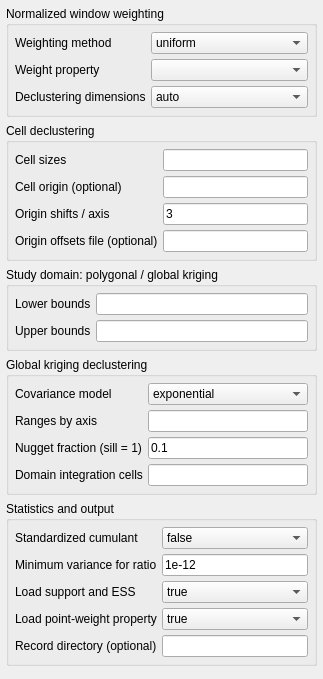
          <widget class="QWidget" name="weighted_tab">
            <attribute name="title">
              <string>Weighted Moment</string>
            </attribute>
            <layout class="QVBoxLayout" name="hosc_layout_28">
              <property name="margin">
                <number>6</number>
              </property>
              <property name="spacing">
                <number>6</number>
              </property>
              <item>
                <widget class="GsTLGroupBox" name="weighted_moment_group">
                  <property name="title">
                    <string>Normalized window weighting</string>
                  </property>
                  <property name="displayed" stdset="0">
                    <bool>true</bool>
                  </property>
                  <layout class="QGridLayout" name="hosc_layout_29">
                    <property name="margin">
                      <number>6</number>
                    </property>
                    <property name="spacing">
                      <number>5</number>
                    </property>
                    <item row="0" column="0">
                      <widget class="QLabel" name="weight_mode_label">
                        <property name="text">
                          <string>Weighting method</string>
                        </property>
                        <property name="toolTip">
                          <string>Source-point weights are normalized over the informed samples in each window.</string>
                        </property>
                      </widget>
                    </item>
                    <item row="0" column="1">
                      <widget class="QComboBox" name="weight_mode">
                        <item>
                          <property name="text">
                            <string>uniform</string>
                          </property>
                        </item>
                        <item>
                          <property name="text">
                            <string>cell_declustering</string>
                          </property>
                        </item>
                        <item>
                          <property name="text">
                            <string>polygonal_declustering</string>
                          </property>
                        </item>
                        <item>
                          <property name="text">
                            <string>kriging_declustering</string>
                          </property>
                        </item>
                        <item>
                          <property name="text">
                            <string>External weights</string>
                          </property>
                        </item>
                        <property name="currentIndex">
                          <number>0</number>
                        </property>
                        <property name="toolTip">
                          <string>Source-point weights are normalized over the informed samples in each window.</string>
                        </property>
                      </widget>
                    </item>
                    <item row="1" column="0">
                      <widget class="QLabel" name="weight_property_label">
                        <property name="text">
                          <string>Weight property</string>
                        </property>
                        <property name="toolTip">
                          <string>External weights only: finite, strictly positive weights on informed source records. Cell, domain and kriging settings are ignored in external mode.</string>
                        </property>
                      </widget>
                    </item>
                    <item row="1" column="1">
                      <widget class="SinglePropertySelector" name="weight_property">
                        <property name="toolTip">
                          <string>External weights only: finite, strictly positive weights on informed source records. Cell, domain and kriging settings are ignored in external mode.</string>
                        </property>
                      </widget>
                    </item>
                    <item row="2" column="0">
                      <widget class="QLabel" name="declustering_dimensions_label">
                        <property name="text">
                          <string>Declustering dimensions</string>
                        </property>
                      </widget>
                    </item>
                    <item row="2" column="1">
                      <widget class="QComboBox" name="declustering_dimensions">
                        <item>
                          <property name="text">
                            <string>auto</string>
                          </property>
                        </item>
                        <item>
                          <property name="text">
                            <string>2</string>
                          </property>
                        </item>
                        <item>
                          <property name="text">
                            <string>3</string>
                          </property>
                        </item>
                        <property name="currentIndex">
                          <number>0</number>
                        </property>
                      </widget>
                    </item>
                  </layout>
                </widget>
              </item>
              <item>
                <widget class="GsTLGroupBox" name="cell_declustering_group">
                  <property name="title">
                    <string>Cell declustering</string>
                  </property>
                  <property name="displayed" stdset="0">
                    <bool>true</bool>
                  </property>
                  <layout class="QGridLayout" name="hosc_layout_30">
                    <property name="margin">
                      <number>6</number>
                    </property>
                    <property name="spacing">
                      <number>5</number>
                    </property>
                    <item row="0" column="0">
                      <widget class="QLabel" name="cell_size_label">
                        <property name="text">
                          <string>Cell sizes</string>
                        </property>
                        <property name="toolTip">
                          <string>One physical size per active axis.</string>
                        </property>
                      </widget>
                    </item>
                    <item row="0" column="1">
                      <widget class="QLineEdit" name="cell_size">
                        <property name="text">
                          <string />
                        </property>
                        <property name="toolTip">
                          <string>One physical size per active axis.</string>
                        </property>
                      </widget>
                    </item>
                    <item row="1" column="0">
                      <widget class="QLabel" name="declustering_origin_label">
                        <property name="text">
                          <string>Cell origin (optional)</string>
                        </property>
                        <property name="toolTip">
                          <string>Empty uses the source-data minima.</string>
                        </property>
                      </widget>
                    </item>
                    <item row="1" column="1">
                      <widget class="QLineEdit" name="declustering_origin">
                        <property name="text">
                          <string />
                        </property>
                        <property name="toolTip">
                          <string>Empty uses the source-data minima.</string>
                        </property>
                      </widget>
                    </item>
                    <item row="2" column="0">
                      <widget class="QLabel" name="shifts_per_axis_label">
                        <property name="text">
                          <string>Origin shifts / axis</string>
                        </property>
                      </widget>
                    </item>
                    <item row="2" column="1">
                      <widget class="QLineEdit" name="shifts_per_axis">
                        <property name="text">
                          <string>3</string>
                        </property>
                      </widget>
                    </item>
                    <item row="3" column="0">
                      <widget class="QLabel" name="origin_offsets_file_label">
                        <property name="text">
                          <string>Origin offsets file (optional)</string>
                        </property>
                        <property name="toolTip">
                          <string>Absolute path; fractional offsets, one row per origin.</string>
                        </property>
                      </widget>
                    </item>
                    <item row="3" column="1">
                      <widget class="QLineEdit" name="origin_offsets_file">
                        <property name="text">
                          <string />
                        </property>
                        <property name="toolTip">
                          <string>Absolute path; fractional offsets, one row per origin.</string>
                        </property>
                      </widget>
                    </item>
                  </layout>
                </widget>
              </item>
              <item>
                <widget class="GsTLGroupBox" name="declustering_domain_group">
                  <property name="title">
                    <string>Study domain: polygonal / global kriging</string>
                  </property>
                  <property name="displayed" stdset="0">
                    <bool>true</bool>
                  </property>
                  <layout class="QGridLayout" name="hosc_layout_31">
                    <property name="margin">
                      <number>6</number>
                    </property>
                    <property name="spacing">
                      <number>5</number>
                    </property>
                    <item row="0" column="0">
                      <widget class="QLabel" name="domain_min_label">
                        <property name="text">
                          <string>Lower bounds</string>
                        </property>
                        <property name="toolTip">
                          <string>Physical coordinates, one bound per active dimension.</string>
                        </property>
                      </widget>
                    </item>
                    <item row="0" column="1">
                      <widget class="QLineEdit" name="domain_min">
                        <property name="text">
                          <string />
                        </property>
                        <property name="toolTip">
                          <string>Physical coordinates, one bound per active dimension.</string>
                        </property>
                      </widget>
                    </item>
                    <item row="1" column="0">
                      <widget class="QLabel" name="domain_max_label">
                        <property name="text">
                          <string>Upper bounds</string>
                        </property>
                      </widget>
                    </item>
                    <item row="1" column="1">
                      <widget class="QLineEdit" name="domain_max">
                        <property name="text">
                          <string />
                        </property>
                      </widget>
                    </item>
                  </layout>
                </widget>
              </item>
              <item>
                <widget class="GsTLGroupBox" name="kriging_declustering_group">
                  <property name="title">
                    <string>Global kriging declustering</string>
                  </property>
                  <property name="displayed" stdset="0">
                    <bool>true</bool>
                  </property>
                  <layout class="QGridLayout" name="hosc_layout_32">
                    <property name="margin">
                      <number>6</number>
                    </property>
                    <property name="spacing">
                      <number>5</number>
                    </property>
                    <item row="0" column="0">
                      <widget class="QLabel" name="kriging_model_label">
                        <property name="text">
                          <string>Covariance model</string>
                        </property>
                      </widget>
                    </item>
                    <item row="0" column="1">
                      <widget class="QComboBox" name="kriging_model">
                        <item>
                          <property name="text">
                            <string>exponential</string>
                          </property>
                        </item>
                        <item>
                          <property name="text">
                            <string>spherical</string>
                          </property>
                        </item>
                        <item>
                          <property name="text">
                            <string>gaussian</string>
                          </property>
                        </item>
                        <property name="currentIndex">
                          <number>0</number>
                        </property>
                      </widget>
                    </item>
                    <item row="1" column="0">
                      <widget class="QLabel" name="kriging_ranges_label">
                        <property name="text">
                          <string>Ranges by axis</string>
                        </property>
                        <property name="toolTip">
                          <string>Physical units. Spherical support; exponential exp(-3h); Gaussian exp(-3h^2).</string>
                        </property>
                      </widget>
                    </item>
                    <item row="1" column="1">
                      <widget class="QLineEdit" name="kriging_ranges">
                        <property name="text">
                          <string />
                        </property>
                        <property name="toolTip">
                          <string>Physical units. Spherical support; exponential exp(-3h); Gaussian exp(-3h^2).</string>
                        </property>
                      </widget>
                    </item>
                    <item row="2" column="0">
                      <widget class="QLabel" name="kriging_nugget_fraction_label">
                        <property name="text">
                          <string>Nugget fraction (sill = 1)</string>
                        </property>
                      </widget>
                    </item>
                    <item row="2" column="1">
                      <widget class="QLineEdit" name="kriging_nugget_fraction">
                        <property name="text">
                          <string>0.1</string>
                        </property>
                      </widget>
                    </item>
                    <item row="3" column="0">
                      <widget class="QLabel" name="kriging_integration_cells_label">
                        <property name="text">
                          <string>Domain integration cells</string>
                        </property>
                        <property name="toolTip">
                          <string>One positive integer per active axis.</string>
                        </property>
                      </widget>
                    </item>
                    <item row="3" column="1">
                      <widget class="QLineEdit" name="kriging_integration_cells">
                        <property name="text">
                          <string />
                        </property>
                        <property name="toolTip">
                          <string>One positive integer per active axis.</string>
                        </property>
                      </widget>
                    </item>
                  </layout>
                </widget>
              </item>
              <item>
                <widget class="GsTLGroupBox" name="window_statistics_output_group">
                  <property name="title">
                    <string>Statistics and output</string>
                  </property>
                  <property name="displayed" stdset="0">
                    <bool>true</bool>
                  </property>
                  <layout class="QGridLayout" name="hosc_layout_33">
                    <property name="margin">
                      <number>6</number>
                    </property>
                    <property name="spacing">
                      <number>5</number>
                    </property>
                    <item row="0" column="0">
                      <widget class="QLabel" name="output_standardized_cumulant_label">
                        <property name="text">
                          <string>Standardized cumulant</string>
                        </property>
                        <property name="toolTip">
                          <string>Cumulant divided by variance^(order/2), using identical samples and weights.</string>
                        </property>
                      </widget>
                    </item>
                    <item row="0" column="1">
                      <widget class="QComboBox" name="output_standardized_cumulant">
                        <item>
                          <property name="text">
                            <string>false</string>
                          </property>
                        </item>
                        <item>
                          <property name="text">
                            <string>true</string>
                          </property>
                        </item>
                        <property name="currentIndex">
                          <number>0</number>
                        </property>
                        <property name="toolTip">
                          <string>Cumulant divided by variance^(order/2), using identical samples and weights.</string>
                        </property>
                      </widget>
                    </item>
                    <item row="1" column="0">
                      <widget class="QLabel" name="variance_epsilon_label">
                        <property name="text">
                          <string>Minimum variance for ratio</string>
                        </property>
                      </widget>
                    </item>
                    <item row="1" column="1">
                      <widget class="QLineEdit" name="variance_epsilon">
                        <property name="text">
                          <string>1e-12</string>
                        </property>
                      </widget>
                    </item>
                    <item row="2" column="0">
                      <widget class="QLabel" name="output_diagnostics_label">
                        <property name="text">
                          <string>Load support and ESS</string>
                        </property>
                      </widget>
                    </item>
                    <item row="2" column="1">
                      <widget class="QComboBox" name="output_diagnostics">
                        <item>
                          <property name="text">
                            <string>true</string>
                          </property>
                        </item>
                        <item>
                          <property name="text">
                            <string>false</string>
                          </property>
                        </item>
                        <property name="currentIndex">
                          <number>0</number>
                        </property>
                      </widget>
                    </item>
                    <item row="3" column="0">
                      <widget class="QLabel" name="output_point_weights_label">
                        <property name="text">
                          <string>Load point-weight property</string>
                        </property>
                      </widget>
                    </item>
                    <item row="3" column="1">
                      <widget class="QComboBox" name="output_point_weights">
                        <item>
                          <property name="text">
                            <string>true</string>
                          </property>
                        </item>
                        <item>
                          <property name="text">
                            <string>false</string>
                          </property>
                        </item>
                        <property name="currentIndex">
                          <number>0</number>
                        </property>
                      </widget>
                    </item>
                    <item row="4" column="0">
                      <widget class="QLabel" name="audit_output_directory_label">
                        <property name="text">
                          <string>Record directory (optional)</string>
                        </property>
                        <property name="toolTip">
                          <string>Existing directory; empty uses the Windows temporary directory.</string>
                        </property>
                      </widget>
                    </item>
                    <item row="4" column="1">
                      <widget class="QLineEdit" name="audit_output_directory">
                        <property name="text">
                          <string />
                        </property>
                        <property name="toolTip">
                          <string>Existing directory; empty uses the Windows temporary directory.</string>
                        </property>
                      </widget>
                    </item>
                  </layout>
                </widget>
              </item>
              <item>
                <spacer name="window_weights_spring">
                  <property name="orientation">
                    <enum>Qt::Vertical</enum>
                  </property>
                  <property name="sizeType">
                    <enum>QSizePolicy::Expanding</enum>
                  </property>
                </spacer>
              </item>
            </layout>
          </widget>
